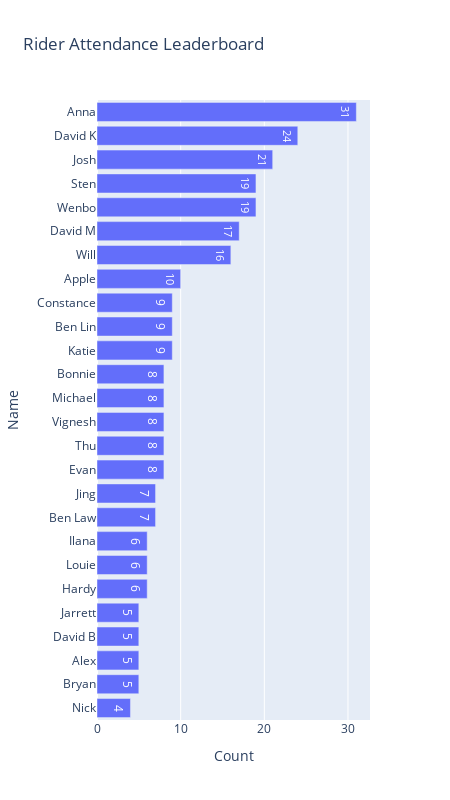

The notebook cell saved with this chart:
### Markdown cell above
## Rider Leaderboards

### Code cell
fig = px.bar(attendance_regular, y="Name", x="Count", title="Rider Attendance Leaderboard", text_auto=True)
fig.update_layout(
    width=450,
    height=800,
    barmode='stack', 
    yaxis={'categoryorder':'total ascending'})

fig.show()

### Figure 1 — Plotly figure (JSON) as saved in the notebook; plotly's stock layout.template omitted (floating-point values rounded to 4 significant figures)
{"data": [{"alignmentgroup": "True", "hovertemplate": "Count=%{x}<br>Name=%{y}<extra></extra>", "legendgroup": "", "marker": {"color": "#636efa", "pattern": {"shape": ""}}, "name": "", "offsetgroup": "", "orientation": "h", "showlegend": false, "textposition": "auto", "texttemplate": "%{x}", "type": "bar", "x": [31, 24, 21, 19, 19, 17, 16, 10, 9, 9, 9, 8, 8, 8, 8, 8, 7, 7, 6, 6, 6, 5, 5, 5, 5, 4], "xaxis": "x", "y": ["Anna", "David K", "Josh", "Wenbo", "Sten", "David M", "Will", "Apple", "Katie", "Ben Lin", "Constance", "Evan", "Thu", "Vignesh", "Michael", "Bonnie", "Ben Law", "Jing", "Hardy", "Louie", "Ilana", "Bryan", "Alex", "David B", "Jarrett", "Nick"], "yaxis": "y"}], "layout": {"barmode": "stack", "height": 800, "legend": {"tracegroupgap": 0}, "title": {"text": "Rider Attendance Leaderboard"}, "width": 450, "xaxis": {"anchor": "y", "domain": [0, 1], "title": {"text": "Count"}}, "yaxis": {"anchor": "x", "categoryorder": "total ascending", "domain": [0, 1], "title": {"text": "Name"}}}}
